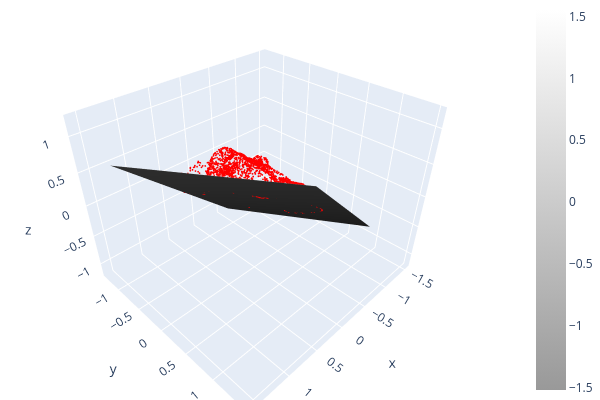

The code cell stored with this chart in its notebook:
### Code cell
o3d.visualization.draw_plotly([transformed_view, view_plane])

### Figure 1 — Plotly figure (JSON) as saved in the notebook; plotly's stock layout.template omitted (floating-point values rounded to 4 significant figures; data arrays with more than 128 entries replaced by an {"elided": "..."} marker saying what was removed)
{"data": [{"marker": {"color": {"elided": "3065x3 float values"}, "size": 1}, "mode": "markers", "type": "scatter3d", "x": {"elided": "3065 float values"}, "y": {"elided": "3065 float values"}, "z": {"elided": "3065 float values"}}, {"colorscale": [[0, "rgb(153, 153, 153)"], [1, "rgb(255,255,255)"]], "flatshading": true, "i": [4, 4, 0, 2, 0, 1, 1, 1, 2, 2, 0, 1], "intensity": [0.6649, 0.6643, 1.553, 1.552, -1.518, -1.519, -0.6306, -0.6312], "j": [7, 6, 2, 6, 1, 3, 5, 7, 3, 7, 4, 4], "k": [5, 7, 4, 4, 2, 2, 7, 3, 7, 6, 1, 5], "lighting": {"ambient": 0.18, "diffuse": 1, "facenormalsepsilon": 1e-15, "fresnel": 0.1, "roughness": 0.05, "specular": 1, "vertexnormalsepsilon": 1e-15}, "lightposition": {"x": 100, "y": 200, "z": 0}, "type": "mesh3d", "x": [0.6649, 0.6643, 1.553, 1.552, -1.518, -1.519, -0.6306, -0.6312], "y": [1.491, 1.491, -0.6805, -0.6808, 0.9061, 0.9057, -1.266, -1.266], "z": [1.199, 1.2, 0.8695, 0.8702, -0.8251, -0.8243, -1.154, -1.154]}], "layout": {"height": 400, "margin": {"b": 0, "l": 0, "r": 0, "t": 0}, "scene": {"camera": {"center": {"x": 0, "y": 0, "z": 0}, "up": {"x": 0, "y": 0, "z": 1}}}, "showlegend": false, "width": 600}}
